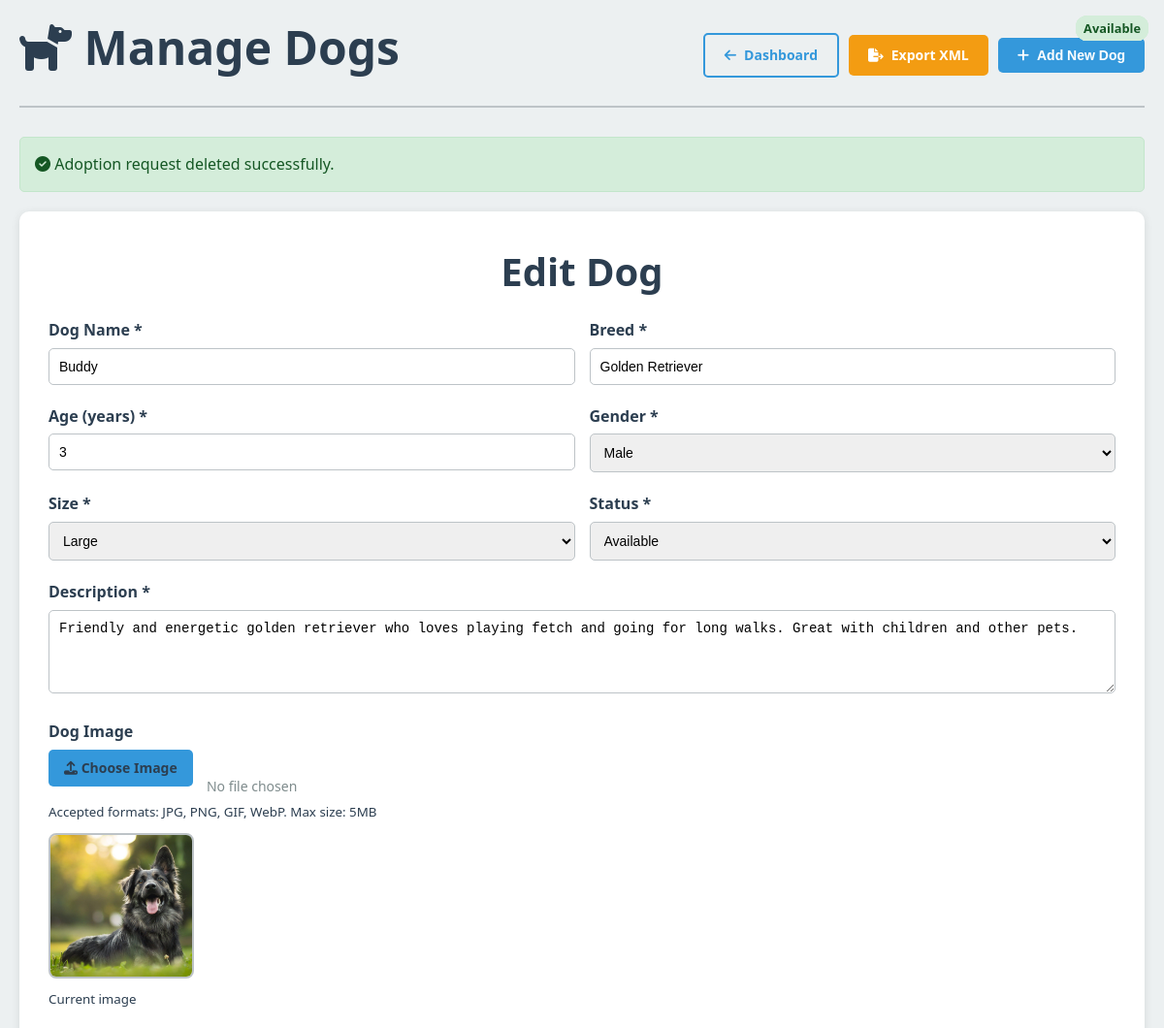
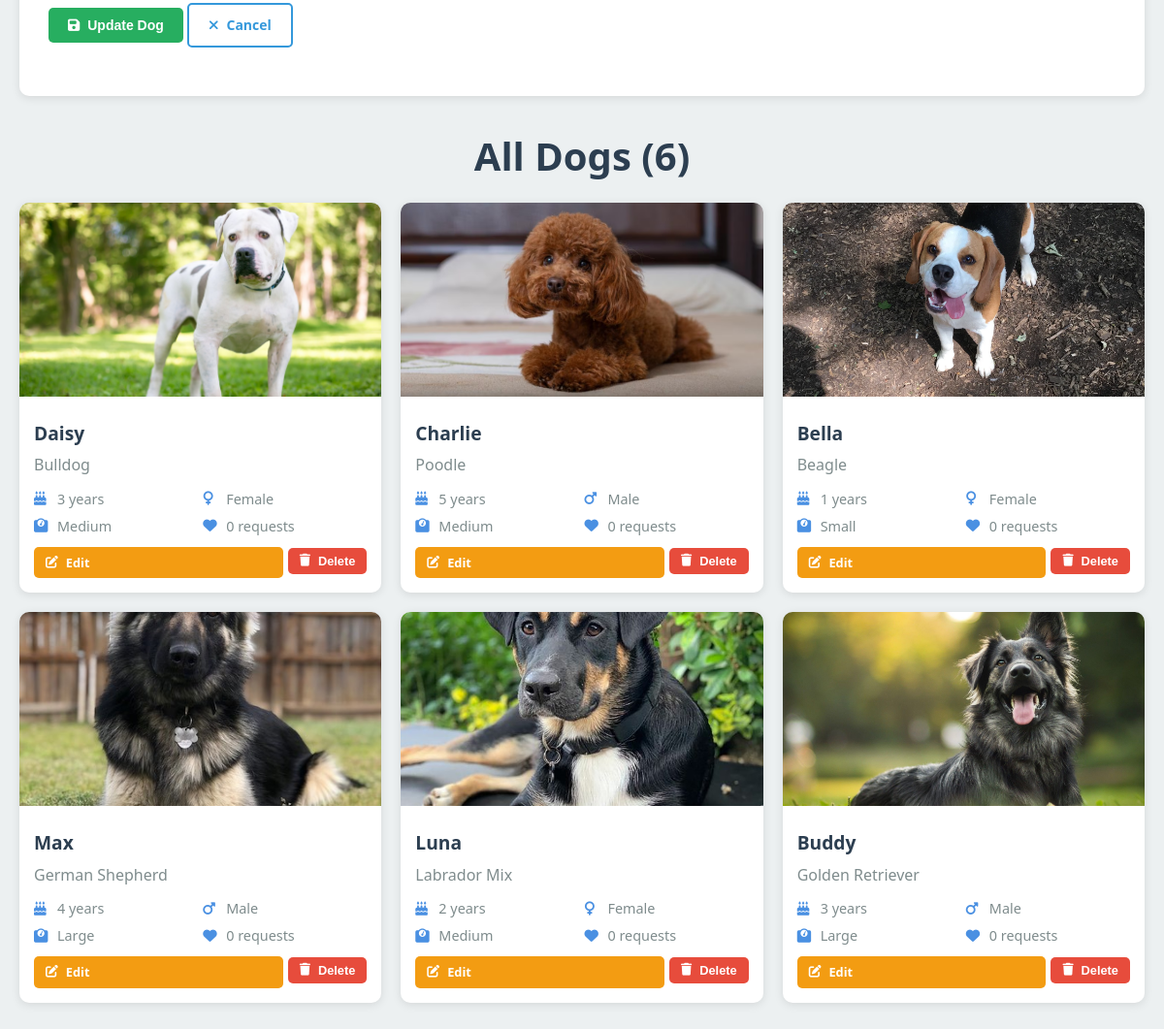
Screenshot of /admin/dogs.php?action=edit&id=1 (signed in) with the database file from the repository (2 pictures, top to bottom).
### tables this page shows
CREATE TABLE dogs (
  dog_id INT AUTO_INCREMENT PRIMARY KEY,
  name VARCHAR(50),
  breed VARCHAR(50),
  age INT,
  gender ENUM('male','female'),
  size ENUM('small','medium','large'),
  description TEXT,
  image_path VARCHAR(255),
  status ENUM('available','pending','adopted') DEFAULT 'available'
);

### admin/dogs.php (the view, shortened to what this page needs)
<?php
require_once '../includes/db.php';
$action = $_GET['action'] ?? '';
$dog_id = $_GET['id'] ?? 0;
try {
    $stmt = $pdo->query("
        SELECT d.*,
               (SELECT COUNT(*) FROM adoption_requests ar WHERE ar.dog_id = d.dog_id) as request_count
        FROM dogs d
        ORDER BY d.dog_id DESC
    ");
    $dogs = $stmt->fetchAll();
} catch (Exception $e) {
    $dogs = [];
    error_log("Error fetching dogs: " . $e->getMessage());
}
$edit_dog = null;
if ($action === 'edit' && $dog_id > 0) {
    try {
        $stmt = $pdo->prepare("SELECT * FROM dogs WHERE dog_id = ?");
        $stmt->execute([$dog_id]);
        $edit_dog = $stmt->fetch();
    } catch (Exception $e) {
        $_SESSION['error'] = 'Error fetching dog details.';
        error_log("Error fetching dog: " . $e->getMessage());
    }
}
?>
<!DOCTYPE html>
<html lang="en">
<head>
    <link rel="stylesheet" href="../css/styles.css">
    <link rel="stylesheet" href="https://cdnjs.cloudflare.com/ajax/libs/font-awesome/6.4.0/css/all.min.css">
</head>
<body>
    <div class="container">
<div class="header">
    <h1><i class="fas fa-dog"></i> Manage Dogs</h1>
    <div style="display: flex; gap: 10px; align-items: center; flex-wrap: wrap;">
        <a href="index.php" class="btn btn-outline">
            <i class="fas fa-arrow-left"></i> Dashboard
        </a>
        <a href="export_dogs.php" class="btn btn-warning">
            <i class="fas fa-file-export"></i> Export XML
        </a>
        <button type="button" class="btn btn-primary" onclick="toggleForm()">
            <i class="fas fa-plus"></i> Add New Dog
        </button>
    </div>
</div>
        <?php if (isset($_SESSION['success'])): ?>
            <div class="alert alert-success">
                <i class="fas fa-check-circle"></i> <?php echo $_SESSION['success']; ?>
            </div>
        <?php endif; ?>
        <div id="dogForm" class="form-container" style="<?php echo ($action === 'edit' || isset($_POST['add_dog'])) ? 'display: block;' : 'display: none;'; ?>">
            <h2><?php echo $edit_dog ? 'Edit Dog' : 'Add New Dog'; ?></h2>
            <form method="POST" enctype="multipart/form-data">
                <div class="form-row">
                    <div class="form-group">
                        <label for="name">Dog Name *</label>
                        <input type="text" id="name" name="name" class="form-control"
                               value="<?php echo htmlspecialchars($edit_dog['name'] ?? ''); ?>" required>
                    </div>
                    <div class="form-group">
                        <label for="breed">Breed *</label>
                        <input type="text" id="breed" name="breed" class="form-control"
                               value="<?php echo htmlspecialchars($edit_dog['breed'] ?? ''); ?>" required>
                    </div>
                </div>
                <div class="form-row">
                    <div class="form-group">
                        <label for="age">Age (years) *</label>
                        <input type="number" id="age" name="age" class="form-control" min="0" max="30"
                               value="<?php echo $edit_dog['age'] ?? ''; ?>" required>
                    </div>
                    <div class="form-group">
                        <label for="gender">Gender *</label>
                        <select id="gender" name="gender" class="form-control" required>
                            <option value="male" <?php echo ($edit_dog['gender'] ?? '') === 'male' ? 'selected' : ''; ?>>Male</option>
                        </select>
                    </div>
                </div>
                <div class="form-row">
                    <div class="form-group">
                        <label for="size">Size *</label>
                        <select id="size" name="size" class="form-control" required>
                            <option value="large" <?php echo ($edit_dog['size'] ?? '') === 'large' ? 'selected' : ''; ?>>Large</option>
                        </select>
                    </div>
                    <div class="form-group">
                        <label for="status">Status *</label>
                        <select id="status" name="status" class="form-control" required>
                            <option value="available" <?php echo ($edit_dog['status'] ?? '') === 'available' ? 'selected' : ''; ?>>Available</option>
                        </select>
                    </div>
                </div>
                <div class="form-group">
                    <label for="description">Description *</label>
                    <textarea id="description" name="description" class="form-control" rows="4" required><?php echo htmlspecialchars($edit_dog['description'] ?? ''); ?></textarea>
                </div>
                <div class="form-group">
                    <label for="dog_image">Dog Image</label>
                    <div>
                        <div class="file-input-wrapper">
                            <label for="dog_image" class="file-input-label">
                                <i class="fas fa-upload"></i> Choose Image
                            </label>
                        </div>
                        <span id="file-name" class="file-name">No file chosen</span>
                    </div>
                    <small>Accepted formats: JPG, PNG, GIF, WebP. Max size: 5MB</small>
                    <div id="image-preview-container">
                        <?php if ($edit_dog && $edit_dog['image_path']): ?>
                            <div>
                                <img src="../<?php echo $edit_dog['image_path']; ?>" class="image-preview" id="current-image-preview"
                                     onerror="this.src='../images/placeholder-dog.jpg'">
                                <p><small>Current image</small></p>
                            </div>
                        <?php endif; ?>
                    </div>
                </div>
                <div class="form-group">
                    <?php if ($edit_dog): ?>
                        <button type="submit" name="edit_dog" class="btn btn-success">
                            <i class="fas fa-save"></i> Update Dog
                        </button>
                    <?php else: ?>
                        <button type="submit" name="add_dog" class="btn btn-success">
                            <i class="fas fa-plus"></i> Add Dog
                        </button>
                    <?php endif; ?>
                    <a href="dogs.php" class="btn btn-outline">
                        <i class="fas fa-times"></i> Cancel
                    </a>
                </div>
            </form>
        </div>
        <h2>All Dogs (<?php echo count($dogs); ?>)</h2>
        <?php if (empty($dogs)): ?>
            <div style="text-align: center; padding: 40px; color: #7f8c8d;">
                <i class="fas fa-dog" style="font-size: 4rem; margin-bottom: 15px; opacity: 0.5;"></i>
                <h3>No dogs found</h3>
                <p>Get started by adding your first dog to the adoption platform.</p>
                <button type="button" class="btn btn-primary" onclick="toggleForm()">
                    <i class="fas fa-plus"></i> Add First Dog
                </button>
            </div>
        <?php else: ?>
            <div class="dogs-grid">
                <?php foreach ($dogs as $dog): ?>
                    <div class="dog-card">
                        <img src="../<?php echo $dog['image_path']; ?>"
                             alt="<?php echo htmlspecialchars($dog['name']); ?>"
                             class="dog-image"
                             onerror="this.src='../images/placeholder-dog.jpg'">
                        <div class="dog-info">
                            <div class="dog-name"><?php echo htmlspecialchars($dog['name']); ?></div>
                            <div class="dog-breed"><?php echo htmlspecialchars($dog['breed']); ?></div>
                            <div class="dog-details">
                                <span><i class="fas fa-birthday-cake"></i> <?php echo $dog['age']; ?> years</span>
                                <span><i class="fas <?php echo $dog['gender'] === 'male' ? 'fa-mars' : 'fa-venus'; ?>"></i> <?php echo ucfirst($dog['gender']); ?></span>
                                <span><i class="fas fa-weight"></i> <?php echo ucfirst($dog['size']); ?></span>
                                <span><i class="fas fa-heart"></i> <?php echo $dog['request_count']; ?> requests</span>
                            </div>
                            <span class="dog-status status-<?php echo $dog['status']; ?>">
                                <?php echo ucfirst($dog['status']); ?>
                            </span>
                            <div class="action-buttons">
                                <a href="dogs.php?action=edit&id=<?php echo $dog['dog_id']; ?>" class="btn btn-warning">
                                    <i class="fas fa-edit"></i> Edit
                                </a>
                                <form method="POST" style="display: inline;">
                                    <button type="submit" name="delete_dog" class="btn btn-danger"
                                            onclick="return confirm('Are you sure you want to delete <?php echo htmlspecialchars($dog['name']); ?>? This action cannot be undone.')">
                                        <i class="fas fa-trash"></i> Delete
                                    </button>
                                </form>
                            </div>
                        </div>
                    </div>
                <?php endforeach; ?>
            </div>
        <?php endif; ?>
    </div>
</body>
</html>

### css/styles.css (style rules this page uses)
* { margin: 0; padding: 0; box-sizing: border-box; }
:root { --primary-color: #4a90e2; --secondary-color: #f39c12; --accent-color: #e74c3c; --text-dark: #2c3e50; --text-light: #7f8c8d; --bg-light: #ecf0f1; --white: #ffffff; --success: #27ae60; --warning: #f39c12; --danger: #e74c3c; --border-radius: 8px; --box-shadow: 0 4px 6px rgba(0, 0, 0, 0.1); --transition: all 0.3s ease; }
body { font-family: 'Segoe UI', Tahoma, Geneva, Verdana, sans-serif; line-height: 1.6; color: var(--text-dark); background-color: var(--bg-light); }
.container { max-width: 1200px; margin: 0 auto; padding: 0 20px; }
h1, h2, h3, h4, h5, h6 { margin-bottom: 1rem; color: var(--text-dark); font-weight: 600; }
h1 { font-size: 3rem; line-height: 1.2; }
h2 { font-size: 2.5rem; text-align: center; margin-bottom: 1rem; }
.btn { display: inline-block; padding: 12px 24px; border: none; border-radius: var(--border-radius); text-decoration: none; font-weight: 600; text-align: center; cursor: pointer; transition: var(--transition); font-size: 1rem; }
.btn-primary { background-color: var(--primary-color); color: var(--white); }
.btn-outline { background-color: transparent; border: 2px solid var(--primary-color); color: var(--primary-color); }
.dogs-grid { display: grid; grid-template-columns: repeat(auto-fit, minmax(350px, 1fr)); gap: 2rem; margin-bottom: 3rem; }
.dog-card { background: var(--white); border-radius: var(--border-radius); box-shadow: var(--box-shadow); overflow: hidden; transition: var(--transition); }
.dog-image { position: relative; height: 250px; overflow: hidden; }
.dog-status { position: absolute; top: 1rem; right: 1rem; padding: 0.3rem 0.8rem; border-radius: 20px; font-size: 0.8rem; font-weight: 600; color: var(--white); }
.dog-info { padding: 1.5rem; }
.dog-details { display: grid; grid-template-columns: 1fr 1fr; gap: 0.5rem; margin-bottom: 1rem; }
.dog-details span { display: flex; align-items: center; gap: 0.5rem; font-size: 0.9rem; color: var(--text-light); }
.dog-details i { color: var(--primary-color); width: 16px; }
.alert { padding: 1rem; border-radius: var(--border-radius); margin-bottom: 1rem; border-left: 4px solid; }
.alert-success { background-color: #d4edda; border-color: var(--success); color: #155724; }

### rows the page displays
dogs: name "Buddy", breed "Golden Retriever", age "3", gender "Male", size "Large", status "Available", description "Friendly and energetic golden retriever who loves playing fetch and going for long walks. Great with children and other pets.", shows a picture, request_count "0"
dogs: image_path (picture), name "Daisy", breed "Bulldog", age "3", gender "Female", size "Medium", request_count "0"
dogs: image_path (picture), name "Charlie", breed "Poodle", age "5", gender "Male", size "Medium", request_count "0"
dogs: image_path (picture), name "Bella", breed "Beagle", age "1", gender "Female", size "Small", request_count "0"
dogs: image_path (picture), name "Max", breed "German Shepherd", age "4", gender "Male", size "Large", request_count "0"
dogs: image_path (picture), name "Luna", breed "Labrador Mix", age "2", gender "Female", size "Medium", request_count "0"

### other values shown
$_SESSION['success'] "Adoption request deleted successfully."
count($dogs) "6"
